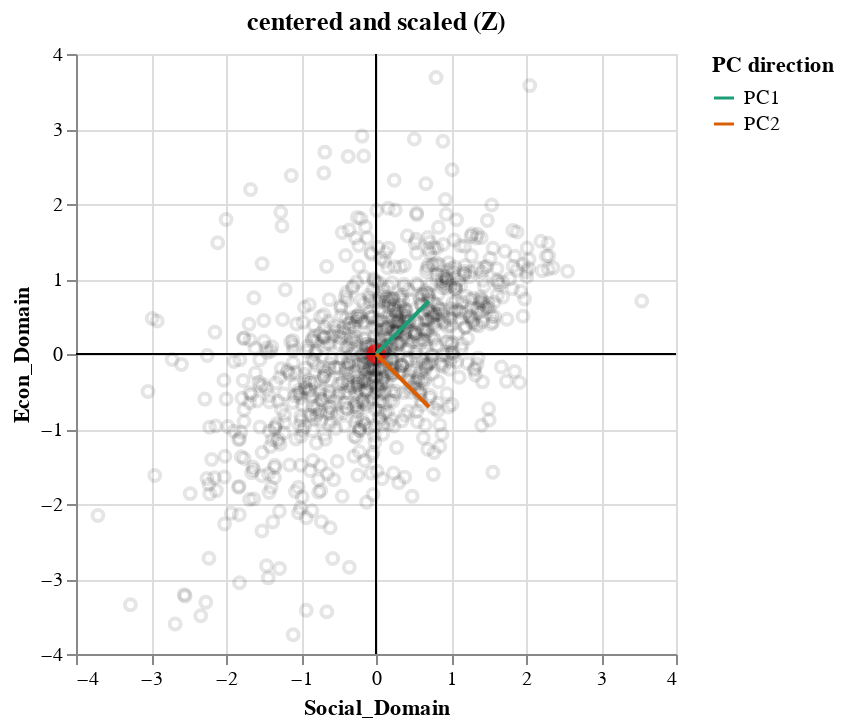

Notebook source saved alongside this figure:
### Code cell
centered_plot + eigenbasis

### Figure 1 — Vega-Lite specification as saved in the notebook (floating-point values rounded to 4 significant figures; data arrays with more than 128 entries replaced by an {"elided": "..."} marker saying what was removed)
{"config": {"view": {"continuousWidth": 400, "continuousHeight": 300}}, "layer": [{"data": {"name": "data-019d0e731afe1fcab8a6f77ffe883dd1"}, "mark": {"type": "point", "color": "black", "opacity": 0.1}, "encoding": {"x": {"type": "quantitative", "field": "Social_Domain"}, "y": {"type": "quantitative", "field": "Econ_Domain"}}, "height": 300, "title": "centered and scaled (Z)", "width": 300}, {"data": {"name": "data-b3f09b3294f6c0fcc58465b22f11fb88"}, "mark": {"type": "circle", "color": "red", "size": 100}, "encoding": {"x": {"type": "quantitative", "field": "Social_Domain"}, "y": {"type": "quantitative", "field": "Econ_Domain"}}}, {"data": {"name": "data-79242b4cf879e6928e0d2b42d6bbb338"}, "mark": "rule", "encoding": {"x": {"type": "quantitative", "field": "Social_Domain"}}}, {"data": {"name": "data-79242b4cf879e6928e0d2b42d6bbb338"}, "mark": "rule", "encoding": {"y": {"type": "quantitative", "field": "Econ_Domain"}}}, {"data": {"name": "data-33c74916c01419c07edcafb444f6ce93"}, "mark": {"type": "line", "order": false}, "encoding": {"color": {"type": "nominal", "field": "PC direction", "scale": {"scheme": "dark2"}}, "x": {"type": "quantitative", "field": "Social_Domain"}, "y": {"type": "quantitative", "field": "Econ_Domain"}}}], "$schema": "https://vega.github.io/schema/vega-lite/v4.8.1.json", "datasets": {"data-019d0e731afe1fcab8a6f77ffe883dd1": {"elided": "933 records"}, "data-b3f09b3294f6c0fcc58465b22f11fb88": [{"Econ_Domain": 3.975e-15, "Social_Domain": -1.367e-14, "Env_Domain": 7.99e-15}], "data-79242b4cf879e6928e0d2b42d6bbb338": [{"Social_Domain": 0, "Econ_Domain": 0}], "data-33c74916c01419c07edcafb444f6ce93": [{"Econ_Domain": 0.0, "Social_Domain": 0.0, "PC direction": "PC1"}, {"Econ_Domain": 0.7071, "Social_Domain": 0.7071, "PC direction": "PC1"}, {"Econ_Domain": 0.0, "Social_Domain": 0.0, "PC direction": "PC2"}, {"Econ_Domain": -0.7071, "Social_Domain": 0.7071, "PC direction": "PC2"}]}}
